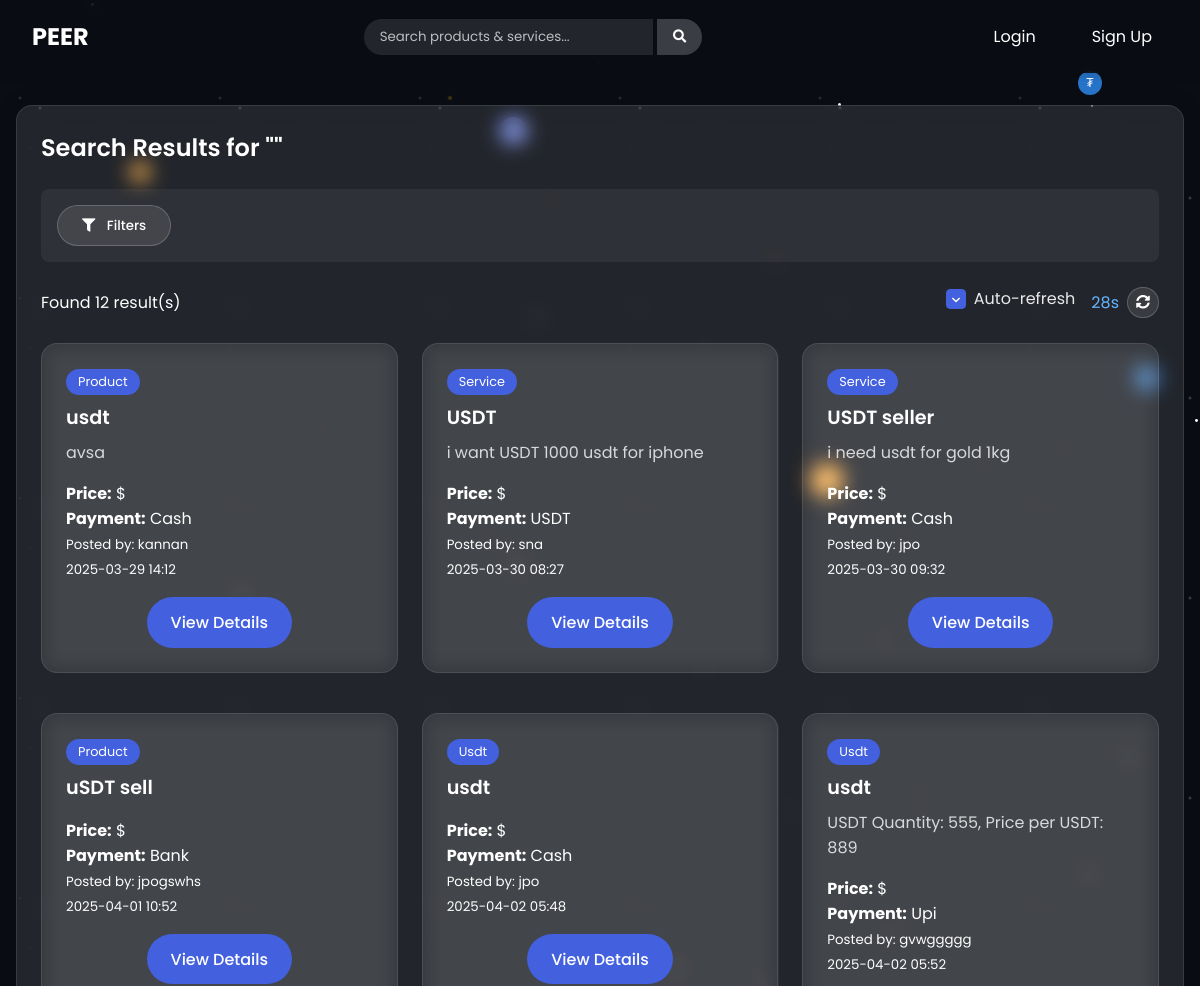
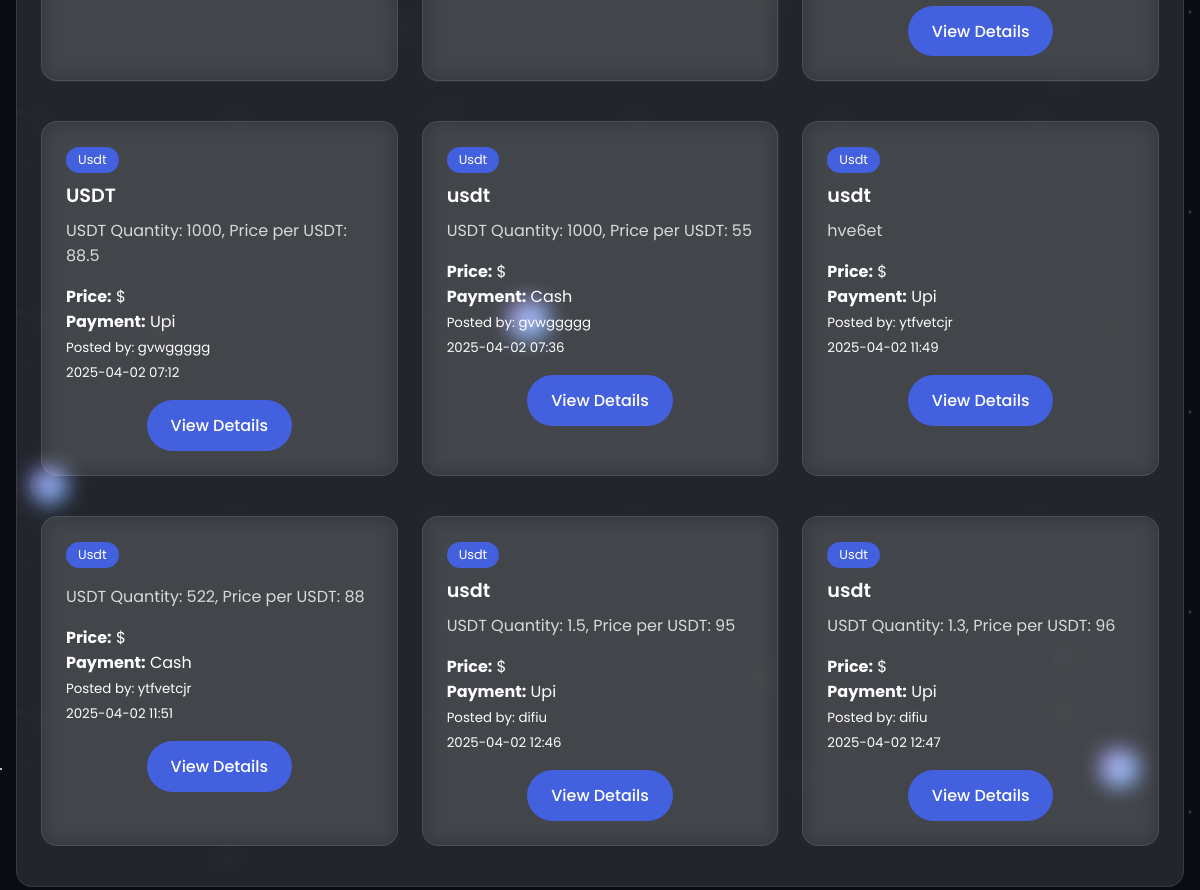
Screenshot of /search with the database file from the repository (2 pictures, top to bottom).
### app.py (models this page shows)
class Post(db.Model):
    id = db.Column(db.Integer, primary_key=True)
    title = db.Column(db.String(100), nullable=False)
    description = db.Column(db.Text, nullable=True)
    post_type = db.Column(db.String(20), nullable=False)  # 'product' or 'service'
    payment_method = db.Column(db.String(50), nullable=False)
    custom_payment = db.Column(db.String(100), nullable=True)
    timeline_options = db.Column(db.String(200), nullable=False)  # Comma-separated options
    seller_id = db.Column(db.Integer, db.ForeignKey('user.id'), nullable=False)
    created_at = db.Column(db.DateTime, default=datetime.utcnow)
    is_boosted = db.Column(db.Boolean, default=False)  # Whether the post is boosted
    boost_expires_at = db.Column(db.DateTime, nullable=True)  # When the boost expires
    is_draft = db.Column(db.Boolean, default=False)  # Whether the post is a draft
    orders = db.relationship('Order', backref='post', lazy=True)

class User(db.Model):
    id = db.Column(db.Integer, primary_key=True)
    username = db.Column(db.String(50), unique=True, nullable=False)
    email = db.Column(db.String(100), unique=True, nullable=False)
    password_hash = db.Column(db.String(256), nullable=False)
    created_at = db.Column(db.DateTime, default=datetime.utcnow)
    is_verified = db.Column(db.Boolean, default=False)  # KYC verification status
    verification_date = db.Column(db.DateTime, nullable=True)  # When the user was verified
    reputation_score = db.Column(db.Float, default=0.0)  # User reputation score
    phone_number = db.Column(db.String(20), nullable=True)  # User phone number
    dob = db.Column(db.Date, nullable=True)  # Date of birth
    location = db.Column(db.String(100), nullable=True)  # User's location/country
    posts = db.relationship('Post', backref='seller', lazy=True)
    orders = db.relationship('Order', backref='buyer', lazy=True)

### app.py (the view)
@app.route('/search')
def search():
    query = request.args.get('query', '')
    posts = Post.query.filter(
        (Post.title.contains(query)) |
        (Post.description.contains(query))
    ).all()
    return render_template('search_results.html', posts=posts, query=query)

### app.py (called while the page is built)
@app.context_processor
def inject_user():
    if 'user_id' in session:
        user = User.query.get(session['user_id'])
        return {'current_user': user}
    return {'current_user': None}

### app/templates/search_results.html (shortened to what this page needs)
{% extends "layout.html" %}
{% block content %}
<div class="card">
    <h2 class="card-title">Search Results for "{{ query }}"</h2>
    <div class="filters-section">
        <button id="filter-toggle-btn" class="btn-secondary">
            <i class="fas fa-filter" style="margin-right: 0.5rem;"></i> Filters
        </button>
    </div>
    <div style="display: flex; justify-content: space-between; align-items: center; margin: 1.5rem 0;">
        <div>
            {% if posts %}
                <p>Found <span id="results-count">{{ posts|length }}</span> result(s)</p>
            {% endif %}
        </div>
        <div style="display: flex; align-items: center;">
            <div class="form-check" style="margin-right: 1rem;">
                <input type="checkbox" id="auto-refresh" class="form-check-input" checked>
                <label for="auto-refresh" class="form-check-label">Auto-refresh</label>
            </div>
            <span id="refresh-countdown" style="margin-right: 0.5rem; color: var(--secondary-color);">30s</span>
            <button id="refresh-now-btn" class="btn-secondary btn-sm">
                <i class="fas fa-sync-alt"></i>
            </button>
        </div>
    </div>
    {% if posts %}
        <div id="posts-container" class="grid">
            {% for post in posts %}
                <div class="post-item"
                     data-price="{{ post.price }}"
                     data-location="{{ post.location }}"
                     data-payment="{{ post.payment_method }}"
                     data-category="{{ post.post_type }}">
                    <span class="post-type">{{ post.post_type.capitalize() }}</span>
                    <h3 class="post-title">{{ post.title }}</h3>
                    <p class="post-desc">{{ post.description[:100] }}{% if post.description|length > 100 %}...{% endif %}</p>
                    <p><strong>Price:</strong> ${{ post.price }}</p>
                    <p><strong>Payment:</strong>
                        {% if post.payment_method == 'other' %}
                            {{ post.custom_payment }}
                        {% else %}
                            {{ post.payment_method.capitalize() }}
                        {% endif %}
                    </p>
                    <p><small>Posted by: {{ post.seller.username }}</small></p>
                    <p><small>{{ post.created_at.strftime('%Y-%m-%d %H:%M') }}</small></p>
                    <div style="text-align: center; margin-top: 1rem;">
                        <a href="{{ url_for('post_detail', post_id=post.id) }}" class="btn btn-primary">View Details</a>
                    </div>
                </div>
            {% endfor %}
        </div>
    {% endif %}
</div>
{% endblock %}

### app/static/css/style.css (style rules this page uses)
:root { --foreground-rgb: 255, 255, 255; --background-start-rgb: 10, 13, 20; --background-end-rgb: 10, 13, 20; --primary-color: #8367C7; --secondary-color: #64B6FF; --accent-color: #6A4FB0; --light-color: #F0F6FF; --dark-color: #333; --gray-color: #e9ecef; --danger-color: #ff6b6b; --success-color: #51cf66; --status-blue: #4360DF; }
* { margin: 0; padding: 0; box-sizing: border-box; font-family: 'Poppins', sans-serif; }
body { color: rgb(var(--foreground-rgb)); background: linear-gradient( to bottom, transparent, rgb(var(--background-end-rgb)) ) rgb(var(--background-start-rgb)); min-height: 100vh; overflow-x: hidden; position: relative; }
body:before { content: ""; position: fixed; top: 0; left: 0; width: 100%; height: 100%; z-index: -100; background: linear-gradient( to bottom, transparent, rgb(var(--background-end-rgb)) ) rgb(var(--background-start-rgb)); }
.card { background-color: rgba(255, 255, 255, 0.1); backdrop-filter: blur(10px); border-radius: 16px; box-shadow: 0 4px 30px rgba(0, 0, 0, 0.1); border: 1px solid rgba(255, 255, 255, 0.1); padding: 1.5rem; margin-bottom: 1.5rem; transition: transform 0.3s ease, box-shadow 0.3s ease; color: white; }
.card-title { color: white; margin-bottom: 1rem; font-size: 1.5rem; font-weight: 600; }
.btn { display: inline-block; padding: 0.8rem 1.5rem; border: none; border-radius: 50px; cursor: pointer; font-weight: 500; text-decoration: none; transition: all 0.3s ease; }
.btn-primary { background-color: var(--status-blue); color: white; }
.btn-secondary { background-color: rgba(255, 255, 255, 0.1); border: 1px solid rgba(255, 255, 255, 0.2); color: white; }
.form-check { display: flex; align-items: center; margin-bottom: 0.5rem; }
.form-check-input { margin-right: 0.5rem; width: 1.25rem; height: 1.25rem; cursor: pointer; appearance: none; background-color: rgba(255, 255, 255, 0.1); border: 1px solid rgba(255, 255, 255, 0.2); border-radius: 0.25rem; transition: background-color 0.3s, border-color 0.3s; }
.form-check-input:checked { background-color: var(--status-blue); border-color: var(--status-blue); background-position: center; background-repeat: no-repeat; background-size: 75%; }
.form-check-label { cursor: pointer; color: rgba(255, 255, 255, 0.9); }
.grid { display: grid; grid-template-columns: repeat(auto-fill, minmax(300px, 1fr)); gap: 1.5rem; }
.post-item { border: 1px solid rgba(255, 255, 255, 0.1); border-radius: 16px; padding: 1.5rem; background-color: rgba(255, 255, 255, 0.05); backdrop-filter: blur(10px); transition: transform 0.3s ease, box-shadow 0.3s ease; color: white; margin-bottom: 1rem; }
.post-title { color: white; font-size: 1.2rem; margin-bottom: 0.5rem; font-weight: 600; }
.post-type { display: inline-block; padding: 0.25rem 0.75rem; background-color: var(--status-blue); color: white; border-radius: 50px; font-size: 0.8rem; margin-bottom: 0.5rem; }
.post-desc { color: rgba(255, 255, 255, 0.8); margin-bottom: 1rem; }
.btn-sm { padding: 0.3rem 0.8rem; font-size: 0.85rem; }
.btn-secondary { background-color: rgba(255, 255, 255, 0.1); color: white; padding: 0.6rem 1.5rem; border-radius: 50px; border: 1px solid rgba(255, 255, 255, 0.2); font-weight: 500; transition: all 0.3s ease; display: inline-block; text-decoration: none; text-align: center; }

### app/templates/layout.html (style rules this page uses)
html, body { overflow-x: hidden; width: 100%; position: relative; }
button, a, input[type="submit"], input[type="button"], .btn { touch-action: manipulation; }

### app/templates/search_results.html (style rules this page uses)
.filters-section { margin: 1.5rem 0; padding: 1rem; background-color: rgba(255, 255, 255, 0.05); border-radius: 8px; }
.btn-sm { padding: 0.25rem 0.5rem; font-size: 0.875rem; }
.post-item { position: relative; animation: fadeIn 0.3s ease-in-out; }

### rows the page displays
Post: post_type "Product", title "usdt", description "avsa", payment_method "Cash", seller.username "kannan", created_at "2025-03-29 14:12"
Post: post_type "Service", title "USDT", description "i want USDT 1000 usdt for iphone", custom_payment "USDT", seller.username "sna", created_at "2025-03-30 08:27"
Post: post_type "Service", title "USDT seller", description "i need usdt for gold 1kg", payment_method "Cash", seller.username "jpo", created_at "2025-03-30 09:32"
Post: post_type "Product", title "uSDT sell", payment_method "Bank", seller.username "jpogswhs", created_at "2025-04-01 10:52"
Post: post_type "Usdt", title "usdt", payment_method "Cash", seller.username "jpo", created_at "2025-04-02 05:48"
Post: post_type "Usdt", title "usdt", description "USDT Quantity: 555, Price per USDT: 889", payment_method "Upi", seller.username "gvwggggg", created_at "2025-04-02 05:52"
Post: post_type "Usdt", title "USDT", description "USDT Quantity: 1000, Price per USDT: 88.5", payment_method "Upi", seller.username "gvwggggg", created_at "2025-04-02 07:12"
Post: post_type "Usdt", title "usdt", description "USDT Quantity: 1000, Price per USDT: 55", payment_method "Cash", seller.username "gvwggggg", created_at "2025-04-02 07:36"
Post: post_type "Usdt", title "usdt", description "hve6et", payment_method "Upi", seller.username "ytfvetcjr", created_at "2025-04-02 11:49"
Post: post_type "Usdt", description "USDT Quantity: 522, Price per USDT: 88", payment_method "Cash", seller.username "ytfvetcjr", created_at "2025-04-02 11:51"
Post: post_type "Usdt", title "usdt", description "USDT Quantity: 1.5, Price per USDT: 95", payment_method "Upi", seller.username "difiu", created_at "2025-04-02 12:46"
Post: post_type "Usdt", title "usdt", description "USDT Quantity: 1.3, Price per USDT: 96", payment_method "Upi", seller.username "difiu", created_at "2025-04-02 12:47"

### other values shown
{{ posts|length }} "12"
